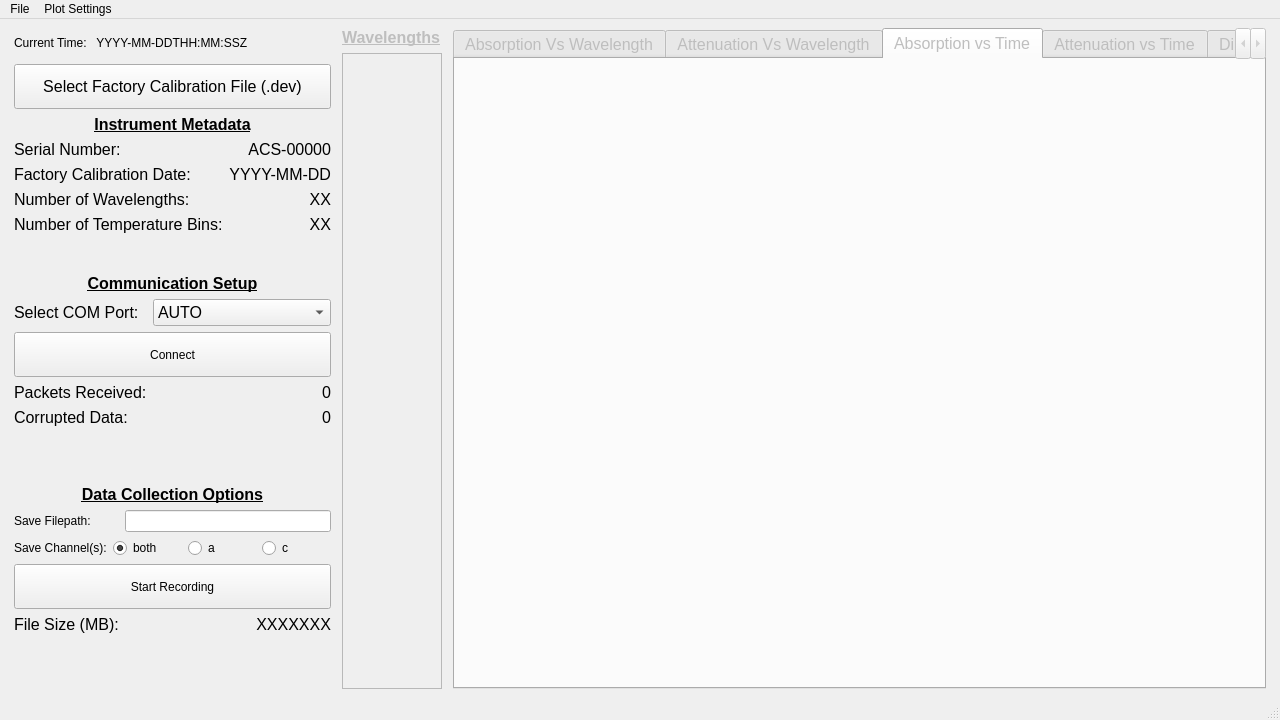
<?xml version="1.0" encoding="UTF-8"?>
<ui version="4.0">
 <class>MainWindow</class>
 <widget class="QMainWindow" name="MainWindow">
  <property name="geometry">
   <rect>
    <x>0</x>
    <y>0</y>
    <width>1280</width>
    <height>720</height>
   </rect>
  </property>
  <property name="minimumSize">
   <size>
    <width>1280</width>
    <height>720</height>
   </size>
  </property>
  <property name="windowTitle">
   <string>MainWindow</string>
  </property>
  <widget class="QWidget" name="centralwidget">
   <layout class="QHBoxLayout" name="horizontalLayout">
    <item>
     <spacer name="horizontalSpacer_2">
      <property name="orientation">
       <enum>Qt::Horizontal</enum>
      </property>
      <property name="sizeType">
       <enum>QSizePolicy::Fixed</enum>
      </property>
      <property name="sizeHint" stdset="0">
       <size>
        <width>5</width>
        <height>20</height>
       </size>
      </property>
     </spacer>
    </item>
    <item>
     <layout class="QVBoxLayout" name="verticalLayout">
      <item>
       <widget class="QLabel" name="label">
        <property name="sizePolicy">
         <sizepolicy hsizetype="Preferred" vsizetype="Fixed">
          <horstretch>0</horstretch>
          <verstretch>0</verstretch>
         </sizepolicy>
        </property>
        <property name="minimumSize">
         <size>
          <width>0</width>
          <height>30</height>
         </size>
        </property>
        <property name="text">
         <string>Current Time:   YYYY-MM-DDTHH:MM:SSZ</string>
        </property>
       </widget>
      </item>
      <item>
       <layout class="QFormLayout" name="MetadataLayout">
        <item row="1" column="0" colspan="2">
         <widget class="QLabel" name="MetadataHeader">
          <property name="font">
           <font>
            <pointsize>12</pointsize>
            <bold>true</bold>
            <underline>true</underline>
           </font>
          </property>
          <property name="text">
           <string>Instrument Metadata</string>
          </property>
          <property name="alignment">
           <set>Qt::AlignCenter</set>
          </property>
         </widget>
        </item>
        <item row="2" column="0">
         <widget class="QLabel" name="SNLabel">
          <property name="font">
           <font>
            <pointsize>12</pointsize>
           </font>
          </property>
          <property name="text">
           <string>Serial Number:</string>
          </property>
         </widget>
        </item>
        <item row="2" column="1">
         <widget class="QLabel" name="SN">
          <property name="font">
           <font>
            <pointsize>12</pointsize>
           </font>
          </property>
          <property name="text">
           <string>ACS-00000</string>
          </property>
          <property name="alignment">
           <set>Qt::AlignRight|Qt::AlignTrailing|Qt::AlignVCenter</set>
          </property>
         </widget>
        </item>
        <item row="3" column="0">
         <widget class="QLabel" name="CalDateLabel">
          <property name="font">
           <font>
            <pointsize>12</pointsize>
           </font>
          </property>
          <property name="text">
           <string>Factory Calibration Date:</string>
          </property>
         </widget>
        </item>
        <item row="3" column="1">
         <widget class="QLabel" name="CalDate">
          <property name="font">
           <font>
            <pointsize>12</pointsize>
           </font>
          </property>
          <property name="text">
           <string>YYYY-MM-DD</string>
          </property>
          <property name="alignment">
           <set>Qt::AlignRight|Qt::AlignTrailing|Qt::AlignVCenter</set>
          </property>
         </widget>
        </item>
        <item row="4" column="0">
         <widget class="QLabel" name="NumWvlsLabel">
          <property name="font">
           <font>
            <pointsize>12</pointsize>
           </font>
          </property>
          <property name="text">
           <string>Number of Wavelengths:</string>
          </property>
         </widget>
        </item>
        <item row="4" column="1">
         <widget class="QLabel" name="NumWvls">
          <property name="font">
           <font>
            <pointsize>12</pointsize>
           </font>
          </property>
          <property name="text">
           <string>XX</string>
          </property>
          <property name="alignment">
           <set>Qt::AlignRight|Qt::AlignTrailing|Qt::AlignVCenter</set>
          </property>
         </widget>
        </item>
        <item row="5" column="0">
         <widget class="QLabel" name="NumTBinsLabel">
          <property name="font">
           <font>
            <pointsize>12</pointsize>
           </font>
          </property>
          <property name="text">
           <string>Number of Temperature Bins:</string>
          </property>
         </widget>
        </item>
        <item row="5" column="1">
         <widget class="QLabel" name="NumTBins">
          <property name="font">
           <font>
            <pointsize>12</pointsize>
           </font>
          </property>
          <property name="text">
           <string>XX</string>
          </property>
          <property name="alignment">
           <set>Qt::AlignRight|Qt::AlignTrailing|Qt::AlignVCenter</set>
          </property>
         </widget>
        </item>
        <item row="0" column="0" colspan="2">
         <widget class="QPushButton" name="LoadDevButton">
          <property name="minimumSize">
           <size>
            <width>275</width>
            <height>45</height>
           </size>
          </property>
          <property name="font">
           <font>
            <pointsize>12</pointsize>
           </font>
          </property>
          <property name="text">
           <string>Select Factory Calibration File (.dev)</string>
          </property>
         </widget>
        </item>
       </layout>
      </item>
      <item>
       <layout class="QFormLayout" name="CommLayout">
        <item row="0" column="0" colspan="2">
         <widget class="QLabel" name="CommSetupHeader">
          <property name="font">
           <font>
            <pointsize>12</pointsize>
            <bold>true</bold>
            <underline>true</underline>
           </font>
          </property>
          <property name="text">
           <string>Communication Setup</string>
          </property>
          <property name="alignment">
           <set>Qt::AlignCenter</set>
          </property>
         </widget>
        </item>
        <item row="1" column="0">
         <widget class="QLabel" name="SelectCOMLabel">
          <property name="font">
           <font>
            <pointsize>12</pointsize>
           </font>
          </property>
          <property name="text">
           <string>Select COM Port:</string>
          </property>
         </widget>
        </item>
        <item row="1" column="1">
         <widget class="QComboBox" name="COMPortCombo">
          <property name="font">
           <font>
            <pointsize>12</pointsize>
           </font>
          </property>
          <property name="currentText">
           <string>AUTO</string>
          </property>
          <property name="placeholderText">
           <string/>
          </property>
          <item>
           <property name="text">
            <string>AUTO</string>
           </property>
          </item>
         </widget>
        </item>
        <item row="2" column="0" colspan="2">
         <widget class="QPushButton" name="ConnectDisconnectButton">
          <property name="minimumSize">
           <size>
            <width>0</width>
            <height>45</height>
           </size>
          </property>
          <property name="text">
           <string>Connect</string>
          </property>
         </widget>
        </item>
        <item row="3" column="0">
         <widget class="QLabel" name="PacketsReceivedLabel">
          <property name="font">
           <font>
            <pointsize>12</pointsize>
           </font>
          </property>
          <property name="text">
           <string>Packets Received:</string>
          </property>
         </widget>
        </item>
        <item row="3" column="1">
         <widget class="QLabel" name="PacketsReceived">
          <property name="font">
           <font>
            <pointsize>12</pointsize>
           </font>
          </property>
          <property name="text">
           <string>0</string>
          </property>
          <property name="alignment">
           <set>Qt::AlignRight|Qt::AlignTrailing|Qt::AlignVCenter</set>
          </property>
         </widget>
        </item>
        <item row="4" column="0">
         <widget class="QLabel" name="CorruptedPacketsLabel">
          <property name="font">
           <font>
            <pointsize>12</pointsize>
           </font>
          </property>
          <property name="text">
           <string>Corrupted Data:</string>
          </property>
         </widget>
        </item>
        <item row="4" column="1">
         <widget class="QLabel" name="CorruptedPackets">
          <property name="font">
           <font>
            <pointsize>12</pointsize>
           </font>
          </property>
          <property name="text">
           <string>0</string>
          </property>
          <property name="alignment">
           <set>Qt::AlignRight|Qt::AlignTrailing|Qt::AlignVCenter</set>
          </property>
         </widget>
        </item>
       </layout>
      </item>
      <item>
       <layout class="QFormLayout" name="DataCollectionLayout">
        <item row="0" column="0" colspan="2">
         <widget class="QLabel" name="DataCollectionHeader">
          <property name="font">
           <font>
            <pointsize>12</pointsize>
            <bold>true</bold>
            <underline>true</underline>
           </font>
          </property>
          <property name="text">
           <string>Data Collection Options</string>
          </property>
          <property name="alignment">
           <set>Qt::AlignCenter</set>
          </property>
         </widget>
        </item>
        <item row="1" column="0">
         <widget class="QLabel" name="SelectFPLabel">
          <property name="text">
           <string>Save Filepath:</string>
          </property>
         </widget>
        </item>
        <item row="1" column="1">
         <widget class="QLineEdit" name="FilepathInput">
          <property name="sizePolicy">
           <sizepolicy hsizetype="Preferred" vsizetype="Fixed">
            <horstretch>0</horstretch>
            <verstretch>0</verstretch>
           </sizepolicy>
          </property>
          <property name="font">
           <font>
            <pointsize>8</pointsize>
           </font>
          </property>
         </widget>
        </item>
        <item row="2" column="0" colspan="2">
         <layout class="QHBoxLayout" name="RadioButtonOptions">
          <item>
           <widget class="QLabel" name="RadioLabel">
            <property name="text">
             <string>Save Channel(s):</string>
            </property>
           </widget>
          </item>
          <item>
           <widget class="QRadioButton" name="BothRadio">
            <property name="text">
             <string>both</string>
            </property>
            <property name="checked">
             <bool>true</bool>
            </property>
           </widget>
          </item>
          <item>
           <widget class="QRadioButton" name="ARadio">
            <property name="text">
             <string>a</string>
            </property>
           </widget>
          </item>
          <item>
           <widget class="QRadioButton" name="CRadio">
            <property name="text">
             <string>c</string>
            </property>
           </widget>
          </item>
         </layout>
        </item>
        <item row="3" column="0" colspan="2">
         <widget class="QPushButton" name="StartStopRecordButton">
          <property name="minimumSize">
           <size>
            <width>0</width>
            <height>45</height>
           </size>
          </property>
          <property name="text">
           <string>Start Recording</string>
          </property>
         </widget>
        </item>
        <item row="4" column="0">
         <widget class="QLabel" name="FileSizeLabel">
          <property name="font">
           <font>
            <pointsize>12</pointsize>
           </font>
          </property>
          <property name="text">
           <string>File Size (MB):</string>
          </property>
         </widget>
        </item>
        <item row="4" column="1">
         <widget class="QLabel" name="FileSize">
          <property name="font">
           <font>
            <pointsize>12</pointsize>
           </font>
          </property>
          <property name="text">
           <string>XXXXXXX</string>
          </property>
          <property name="alignment">
           <set>Qt::AlignRight|Qt::AlignTrailing|Qt::AlignVCenter</set>
          </property>
         </widget>
        </item>
       </layout>
      </item>
     </layout>
    </item>
    <item>
     <spacer name="horizontalSpacer_3">
      <property name="orientation">
       <enum>Qt::Horizontal</enum>
      </property>
      <property name="sizeType">
       <enum>QSizePolicy::Minimum</enum>
      </property>
      <property name="sizeHint" stdset="0">
       <size>
        <width>5</width>
        <height>20</height>
       </size>
      </property>
     </spacer>
    </item>
    <item>
     <layout class="QVBoxLayout" name="verticalLayout_2">
      <item>
       <widget class="QLabel" name="WavelengthHeader">
        <property name="enabled">
         <bool>false</bool>
        </property>
        <property name="font">
         <font>
          <pointsize>12</pointsize>
          <bold>true</bold>
          <underline>true</underline>
         </font>
        </property>
        <property name="text">
         <string>Wavelengths</string>
        </property>
       </widget>
      </item>
      <item>
       <widget class="QListWidget" name="WavelengthList">
        <property name="enabled">
         <bool>false</bool>
        </property>
        <property name="sizePolicy">
         <sizepolicy hsizetype="Ignored" vsizetype="Expanding">
          <horstretch>0</horstretch>
          <verstretch>0</verstretch>
         </sizepolicy>
        </property>
        <property name="minimumSize">
         <size>
          <width>100</width>
          <height>0</height>
         </size>
        </property>
        <property name="font">
         <font>
          <pointsize>12</pointsize>
         </font>
        </property>
        <property name="dragEnabled">
         <bool>false</bool>
        </property>
        <property name="selectionMode">
         <enum>QAbstractItemView::MultiSelection</enum>
        </property>
       </widget>
      </item>
     </layout>
    </item>
    <item>
     <spacer name="horizontalSpacer">
      <property name="orientation">
       <enum>Qt::Horizontal</enum>
      </property>
      <property name="sizeType">
       <enum>QSizePolicy::Fixed</enum>
      </property>
      <property name="sizeHint" stdset="0">
       <size>
        <width>5</width>
        <height>20</height>
       </size>
      </property>
     </spacer>
    </item>
    <item>
     <widget class="QTabWidget" name="Visualizer">
      <property name="enabled">
       <bool>false</bool>
      </property>
      <property name="font">
       <font>
        <pointsize>12</pointsize>
       </font>
      </property>
      <property name="currentIndex">
       <number>2</number>
      </property>
      <widget class="PlotWidget" name="AvW">
       <attribute name="title">
        <string>Absorption Vs Wavelength</string>
       </attribute>
      </widget>
      <widget class="PlotWidget" name="CvW">
       <attribute name="title">
        <string>Attenuation Vs Wavelength</string>
       </attribute>
      </widget>
      <widget class="PlotWidget" name="AvT">
       <attribute name="title">
        <string>Absorption vs Time</string>
       </attribute>
      </widget>
      <widget class="PlotWidget" name="CvT">
       <attribute name="title">
        <string>Attenuation vs Time</string>
       </attribute>
      </widget>
      <widget class="QWidget" name="Diag">
       <attribute name="title">
        <string>Diagnostic</string>
       </attribute>
      </widget>
     </widget>
    </item>
    <item>
     <spacer name="horizontalSpacer_4">
      <property name="orientation">
       <enum>Qt::Horizontal</enum>
      </property>
      <property name="sizeType">
       <enum>QSizePolicy::Preferred</enum>
      </property>
      <property name="sizeHint" stdset="0">
       <size>
        <width>5</width>
        <height>20</height>
       </size>
      </property>
     </spacer>
    </item>
   </layout>
  </widget>
  <widget class="QMenuBar" name="menubar">
   <property name="geometry">
    <rect>
     <x>0</x>
     <y>0</y>
     <width>1280</width>
     <height>22</height>
    </rect>
   </property>
   <widget class="QMenu" name="menuFile">
    <property name="title">
     <string>File</string>
    </property>
   </widget>
   <widget class="QMenu" name="menuPlot_Settings">
    <property name="title">
     <string>Plot Settings</string>
    </property>
    <addaction name="actionVs_Wavelength"/>
    <addaction name="actionVs_Time"/>
   </widget>
   <addaction name="menuFile"/>
   <addaction name="menuPlot_Settings"/>
  </widget>
  <widget class="QStatusBar" name="statusbar"/>
  <action name="actionVs_Wavelength">
   <property name="text">
    <string>Vs Wavelength</string>
   </property>
  </action>
  <action name="actionVs_Time">
   <property name="text">
    <string>Vs Time</string>
   </property>
  </action>
 </widget>
 <customwidgets>
  <customwidget>
   <class>PlotWidget</class>
   <extends>QWidget</extends>
   <header>pyqtgraph</header>
   <container>1</container>
  </customwidget>
 </customwidgets>
 <resources/>
 <connections/>
</ui>
